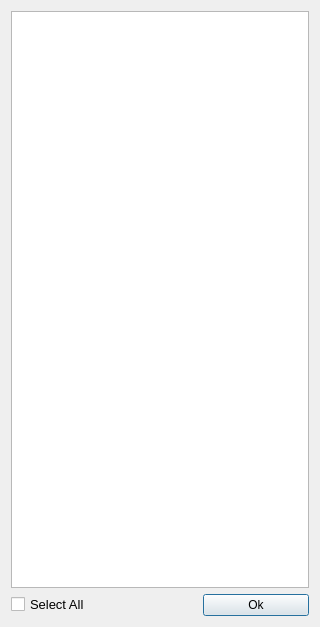
<?xml version="1.0" encoding="UTF-8"?>
<ui version="4.0">
 <class>AlertDialog</class>
 <widget class="QDialog" name="AlertDialog">
  <property name="geometry">
   <rect>
    <x>0</x>
    <y>0</y>
    <width>320</width>
    <height>627</height>
   </rect>
  </property>
  <property name="windowTitle">
   <string>Set Action Alert</string>
  </property>
  <property name="styleSheet">
   <string notr="true"/>
  </property>
  <layout class="QVBoxLayout" name="verticalLayout">
   <item>
    <widget class="QListWidget" name="actionListWidget">
     <property name="sortingEnabled">
      <bool>false</bool>
     </property>
    </widget>
   </item>
   <item>
    <layout class="QHBoxLayout" name="horizontalLayout" stretch="1,2,2">
     <item>
      <widget class="QCheckBox" name="selectAllCheckBox">
       <property name="font">
        <font>
         <pointsize>10</pointsize>
        </font>
       </property>
       <property name="text">
        <string>Select All</string>
       </property>
      </widget>
     </item>
     <item>
      <spacer name="horizontalSpacer">
       <property name="orientation">
        <enum>Qt::Horizontal</enum>
       </property>
       <property name="sizeHint" stdset="0">
        <size>
         <width>40</width>
         <height>20</height>
        </size>
       </property>
      </spacer>
     </item>
     <item>
      <widget class="QPushButton" name="okButton">
       <property name="sizePolicy">
        <sizepolicy hsizetype="Expanding" vsizetype="Fixed">
         <horstretch>0</horstretch>
         <verstretch>0</verstretch>
        </sizepolicy>
       </property>
       <property name="text">
        <string>Ok</string>
       </property>
      </widget>
     </item>
    </layout>
   </item>
  </layout>
 </widget>
 <layoutdefault spacing="6" margin="11"/>
 <resources>
  <include location="../Resources/resources.qrc"/>
 </resources>
 <connections>
  <connection>
   <sender>okButton</sender>
   <signal>clicked()</signal>
   <receiver>AlertDialog</receiver>
   <slot>accept()</slot>
   <hints>
    <hint type="sourcelabel">
     <x>228</x>
     <y>436</y>
    </hint>
    <hint type="destinationlabel">
     <x>137</x>
     <y>228</y>
    </hint>
   </hints>
  </connection>
  <connection>
   <sender>selectAllCheckBox</sender>
   <signal>stateChanged(int)</signal>
   <receiver>AlertDialog</receiver>
   <slot>onSelectAllChanged(int)</slot>
   <hints>
    <hint type="sourcelabel">
     <x>42</x>
     <y>552</y>
    </hint>
    <hint type="destinationlabel">
     <x>159</x>
     <y>286</y>
    </hint>
   </hints>
  </connection>
 </connections>
 <slots>
  <slot>onItemChanged(QListWidgetItem*)</slot>
  <slot>onSelectAllChanged(int)</slot>
 </slots>
</ui>
